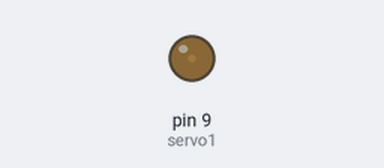
Bench run of a sketch on a simulated Arduino Uno, built with avr-gcc and run on an emulated ATmega328P. On the bench: output pins drawn as LEDs (lit = HIGH).

Above: at 0.05 s.
At 0.65 s:
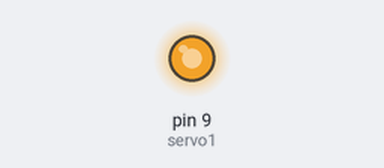
At 0.95 s:
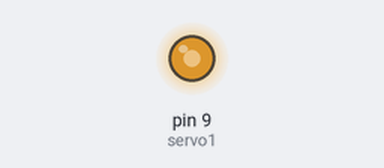
At 1.25 s:
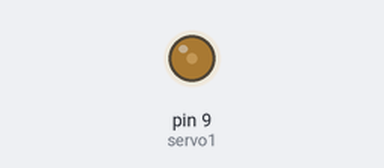
Timing chart, 0 to 3.3 s (numbered marks = the images above):
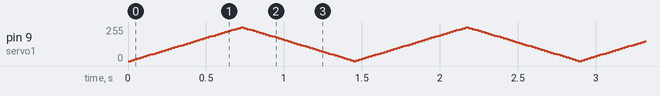

The sketch:

servoMotor.ino
```cpp
int servo1 = 9;

void setup() {
  pinMode(servo1,OUTPUT);

}

void loop() {
  for(int i=0; i<180;i=i+5){
    int deger = map (i,0,180,0,255);
    analogWrite(servo1,deger);
    delay(20);
    }
    for(int i=180;i>0;i=i-5){
       int deger = map (i,0,180,0,255);
       analogWrite(servo1,deger);
       delay(20);

      }

}
```
